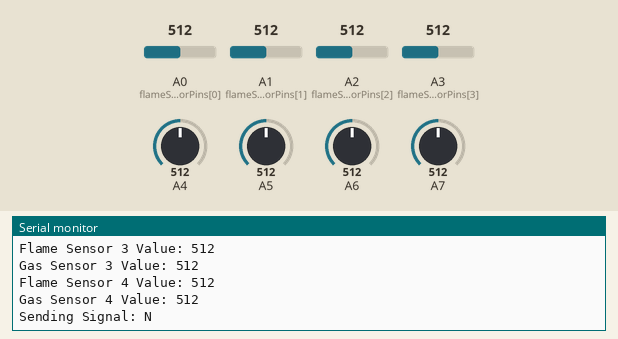
Bench run of a sketch on a simulated Arduino Uno, built with avr-gcc and run on an emulated ATmega328P. Parts: the last lines printed to the serial monitor. The test bench sets the inputs (shaded band); at power-on: A0 (flameSensorPins[0]) = 512, A4 = 512, A1 (flameSensorPins[1]) = 512, A2 (flameSensorPins[2]) = 512, A3 (flameSensorPins[3]) = 512, A5 = 512, A6 = 512, A7 = 512.

Above: at 1.2 s.
1.3 s: A0 (flameSensorPins[0]) set to 485
At 2.4 s:
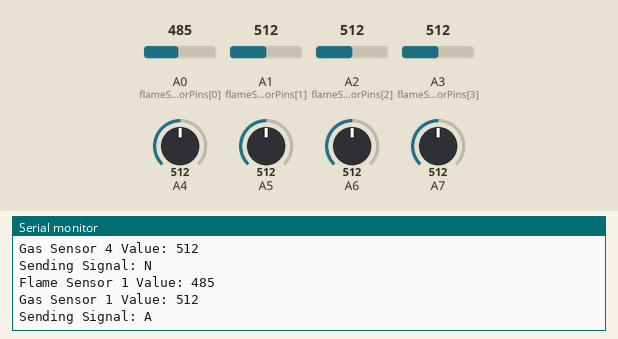
4.0 s: A4 set to 989
At 5.2 s:
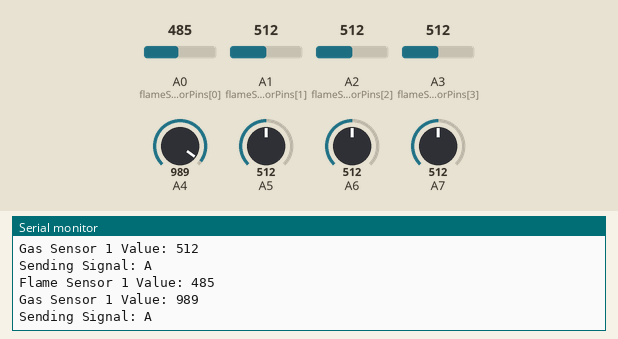
7.0 s: A4 set to 1007
At 7.7 s:
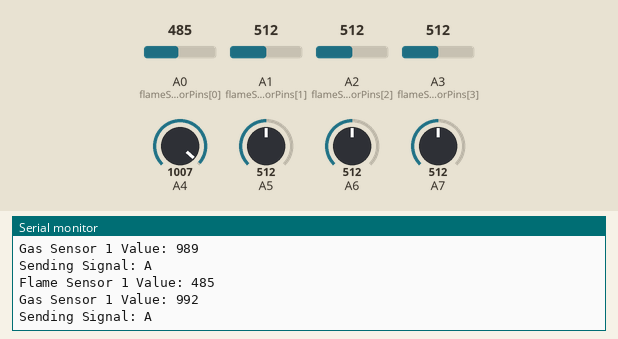
Timing chart, 0 to 10.0 s (numbered marks = the images above; inputs shaded):
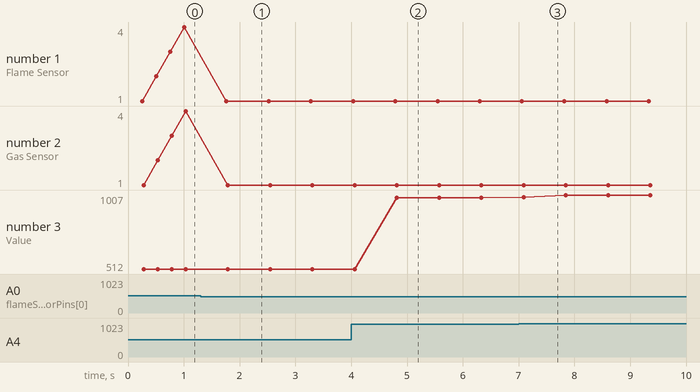

Measured:
- the behaviour switches between 500 and 499 on A0 (flameSensorPins[0]) (found by bisection; images 0 and 1)
- after the input at 1.3 s, the serial monitor: prints a new line after 0.46 s (image 1)
- after the input at 4.0 s, the serial monitor: prints a new line after 0.82 s (image 2)
- after the input at 7.0 s, the serial monitor: prints a new line after 0.09 s (image 3)
- plotted number 3: 512 → 989 after the input at 4.0 s, 989 → 1007 after the input at 7.0 s

The sketch:

part2_master.ino
```cpp
// 화재 - (마스터) SPI로 통신 / 불꽃감지센서와 가스감지 센서가 감지하면 'A' 를 SPI 통신을 통해 슬레이브에게 전송

#include <SPI.h>

const int ssPin = 10;                // 슬레이브 선택 핀
const int flameSensorPins[4] = {A0, A1, A2, A3}; // 불꽃 감지 센서 핀 배열
const int gasSensorPins[4] = {4, 5, 6, 7};    // 가스 감지 센서 핀 배열

const int flameThreshold = 1050;    // 수정된 불꽃 감지 센서 임계값
const int gasThreshold = 1000;      // 수정된 가스 감지 센서 임계값

void setup() {
  Serial.begin(9600);
  SPI.begin();
}

void loop() {
  char sensorSignal = 'N'; // 초기 값으로 정상 상태 설정

  for (int i = 0; i < 4; i++) {
    // 가스 센서 값 안정화를 위한 추가 코드
    int gasValueStabilized = 0;
    for (int j = 0; j < 5; j++) {
      gasValueStabilized += analogRead(gasSensorPins[i]);
      delay(50);  // 50ms 대기
    }
    int gasValue = gasValueStabilized / 5;

    Serial.print("Flame Sensor ");
    Serial.print(i + 1);
    Serial.print(" Value: ");
    Serial.println(analogRead(flameSensorPins[i]));

    Serial.print("Gas Sensor ");
    Serial.print(i + 1);
    Serial.print(" Value: ");
    Serial.println(gasValue);

    if (analogRead(flameSensorPins[i]) > flameThreshold || gasValue > gasThreshold) {
      sensorSignal = 'A';  // 가스 또는 불꽃 감지 센서 감지 시
      break;  // 한 번이라도 감지되면 나머지 센서는 확인하지 않음
    }


    if (analogRead(flameSensorPins[i]) < 500) {
      sensorSignal = 'A';  // 불꽃이 700 미만 또는 가스가 600 미만일 때도 감지로 처리
      break;
    }


  }

  Serial.print("Sending Signal: ");
  Serial.println(sensorSignal);

  SPI.beginTransaction(SPISettings(1000000, MSBFIRST, SPI_MODE0));
  digitalWrite(ssPin, LOW);
  SPI.transfer(sensorSignal);
  digitalWrite(ssPin, HIGH);
  SPI.endTransaction();

  delay(500);  // 딜레이를 추가하여 감지 간격을 조절할 수 있습니다.
}
```
